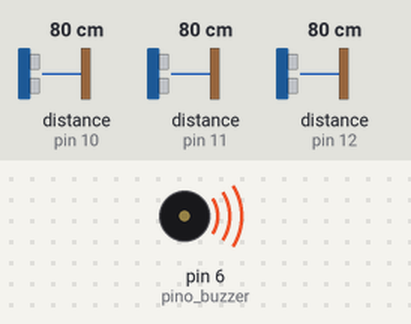
Bench run of a sketch on a simulated Arduino Uno, built with avr-gcc and run on an emulated ATmega328P. Shown: buzzer (waves = sounding). The test bench sets the inputs (shaded band); at power-on: distance to the obstacle (sensors on pin 11, pin 10, pin 12) 80 cm. The echo pulse lasts 58.3 µs per cm.

Above: at 3.2 s.
3.3 s: distance to the obstacle (sensor on pin 11) set to 29 cm
4.9 s: distance to the obstacle (sensor on pin 11) set to 24 cm
At 6.5 s:
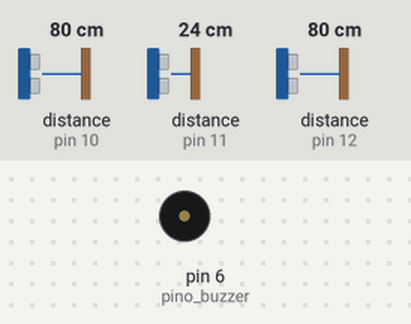
6.8 s: distance to the obstacle (sensor on pin 11) set to 35 cm
At 7.7 s:
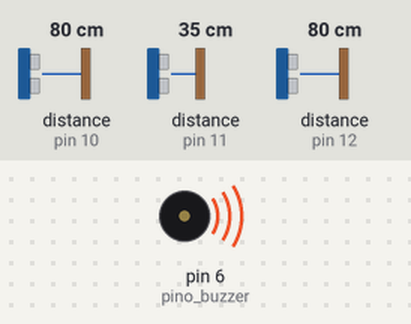
8.3 s: distance to the obstacle (sensor on pin 11) set to 2 cm
At 10.0 s:
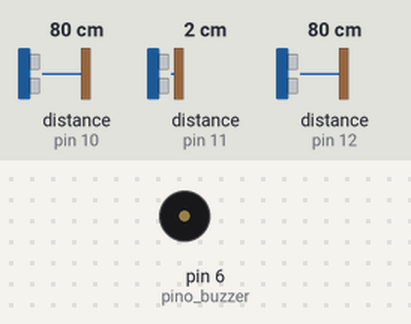
Timing chart, 0 to 11.2 s (numbered marks = the images above; inputs shaded):
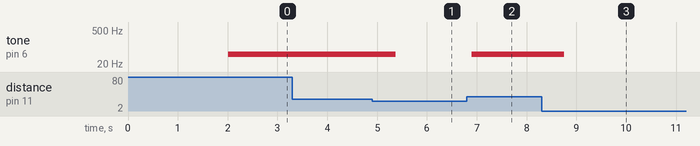

Measured:
- the behaviour switches between 26 and 25 cm on distance to the obstacle (sensor on pin 11) (found by bisection; images 0 and 1)
- after the input at 3.3 s, every drawn part: stays the same
- after the input at 4.9 s, tone on pin 6 (pino_buzzer): 50 Hz → silent after 0.47 s
- after the input at 6.8 s, tone on pin 6 (pino_buzzer): silent → 50 Hz after 0.10 s
- after the input at 8.3 s, tone on pin 6 (pino_buzzer): 50 Hz → silent after 0.46 s

The sketch:

sensores.ino
```cpp
#include <Ultrasonic.h>


//Define os pinos para o trigger e echo
//TRIGGER PODE SER O MESMO PRA TODOS
#define pino_trigger 8
#define pino_echo 10
#define pino_triggersegundo 8
#define pino_echosegundo 11
#define pino_triggerterceiro 8
#define pino_echoterceiro 12
#define pino_buzzer 6
#define DEBUG 0 //debug 1 pra usar o monitor serial do pc


//Inicializa o sensor nos pinos definidos acima
Ultrasonic ultrasonic(pino_trigger, pino_echo);
Ultrasonic ultrasonic2(pino_triggersegundo, pino_echosegundo);
Ultrasonic ultrasonic3(pino_triggerterceiro, pino_echoterceiro);


void setup()
{
  #if(DEBUG)
    Serial.begin(9600);
    while(!Serial);
    Serial.println("Lendo dados do sensor...");
  #endif
  //Trigger como OUTPUT
  pinMode(pino_trigger, OUTPUT);
  pinMode(pino_triggersegundo, OUTPUT);
  pinMode(pino_triggerterceiro, OUTPUT);
  //Echo como INPUT
  pinMode(pino_echo, INPUT);
  pinMode(pino_echosegundo, INPUT);
  pinMode(pino_echoterceiro, INPUT);
  //Buzzer como OUTPUT
  pinMode(pino_buzzer, OUTPUT);
  digitalWrite(pino_buzzer, LOW);
  delay(1000);
  digitalWrite(pino_buzzer, HIGH);
  delay(1000);
}

void loop()
{
  //Le as informacoes do sensor, em cm
  long cmMsec = ultrasonic.read(CM);
  long cmMsec2 = ultrasonic2.read(CM);
  long cmMsec3 = ultrasonic3.read(CM);

  #if(DEBUG)
  //Exibe informacoes no serial monitor
    Serial.print("Distancia em cm: ");
    Serial.println(cmMsec);
    Serial.print("Distancia 2 em cm: ");
    Serial.println(cmMsec2);
    Serial.print("Distancia 3 em cm: ");
    Serial.println(cmMsec3);
    delay(100);
  #endif


  if(cmMsec > 10 && cmMsec <= 35){// SE A DIST NCIA ENTRE O OBJETO E O SENSOR ULTRASONICO FOR MENOR QUE 30CM, FAZ
    #if(DEBUG)
      Serial.println("objeto 1 detectado");
    #endif
    //tone(buzzPin, frequency);
    //delay(timeOn);
    //tone(D6, 4000);
    tone(pino_buzzer,1000,500);
    //digitalWrite(pino_buzzer, LOW);
  }
//tone(pino_buzzer,500);//ACIONA O BUZZER
  else if (cmMsec2 > 25 && cmMsec2 <=100){
    #if(DEBUG)
      Serial.println("objeto 2 detectado");
    #endif
    tone(pino_buzzer,50,500);

  }
  else if (cmMsec3 > 0 && cmMsec3 <0){

    #if(DEBUG)
      Serial.println("objeto 3 detectado");
    #endif
    //tone(pino_buzzer,1000,500);

  }
  else{
    #if(DEBUG)
      Serial.println(cmMsec);
      Serial.println("nao entrou");
    #endif

    digitalWrite(pino_buzzer, HIGH);
  }
  delay(100);
}
```
